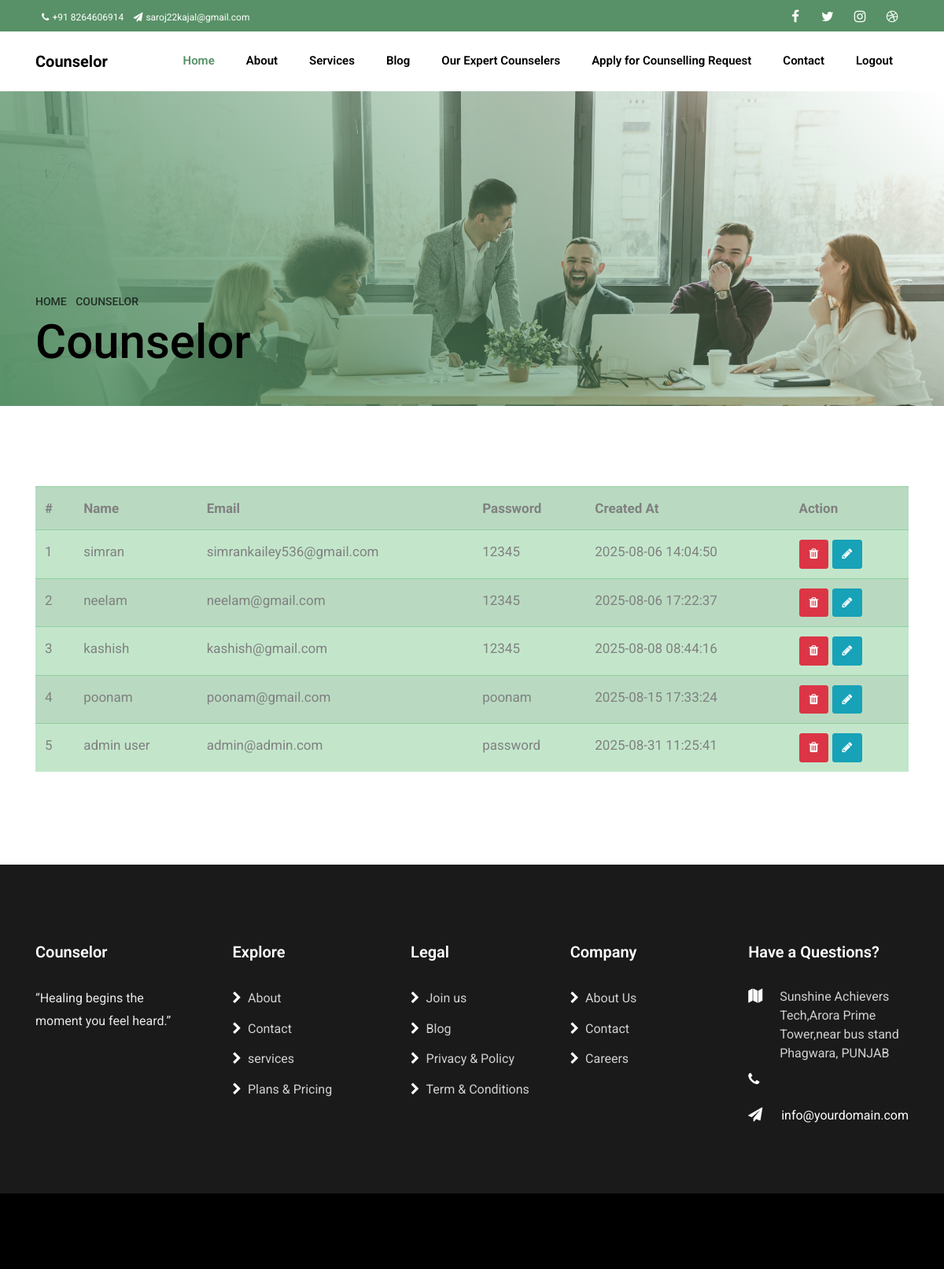
The app's page /conusers_view.php (signed in) with its own data.
### tables this page shows
CREATE TABLE `users` (
  `id` int NOT NULL AUTO_INCREMENT,
  `name` varchar(100) DEFAULT NULL,
  `email` varchar(100) DEFAULT NULL,
  `password` varchar(255) DEFAULT NULL,
  `created_at` timestamp NULL DEFAULT CURRENT_TIMESTAMP,
  `is_admin` tinyint(1) NOT NULL DEFAULT '0',
  PRIMARY KEY (`id`),
  UNIQUE KEY `email` (`email`)
);

### conusers_view.php (the view, shortened to what this page needs)
<?php
include('header.php')
?>
<section class="hero-wrap hero-wrap-2" style="background-image: url('../asset/images/bg_2.jpg');" data-stellar-background-ratio="0.5">
    <div class="overlay"></div>
    <div class="container">
        <div class="row no-gutters slider-text align-items-end">
            <div class="col-md-9 ftco-animate pb-5">
                <p class="breadcrumbs mb-2"><span class="mr-2"><a href="./index.html">Home <i class="ion-ios-arrow-forward"></i></a></span> <span>Counselor<i class="ion-ios-arrow-forward"></i></span></p>
                <h1 class="mb-0 bread">Counselor</h1>
            </div>
        </div>
    </div>
</section>
<section class="ftco-section">
    <div class="container">
        <table class="table table-success table-striped">
            <tr>
                <th>#</th>
                <th>Name</th>
                <th>Email</th>
                <th>Password</th>
                <th>Created At</th>
                <th>Action</th>
            </tr>
            <?php
            include('config.php');
            $res = mysqli_query($conn, "SELECT * FROM `users`");
            $i = 1;
            foreach ($res as $r) {
            ?>
                <tr>
                    <td><?= $i ?></td>
                    <td><?= $r["name"] ?></td>
                    <td><?= $r["email"] ?></td>
                    <td><?= $r["password"] ?></td>
                    <td><?= $r["created_at"] ?></td>
                    <td>
                        <?php echo "<a href='./conusers_delete.php?id=$r[id]'>
                        <button class='btn btn-danger' name='id'><i class='fa fa-trash'></i></button>
                        </a>"
                        ?>
                        <?php echo "<a href='./conusers_edit.php?id=$r[id]'>
                    <button class='btn btn-info'><i class='fa fa-pencil'></i></button>
                    </a>"
                        ?>
                    </td>
                </tr>
            <?php
                $i++;
            }
            ?>
        </table>
    </div>
</section>
<?php
include('footer.php')
?>

### records on screen
users: name "simran", email "simrankailey536@gmail.com", password "12345", created_at "2025-08-06 14:04:50"
users: name "neelam", email "neelam@gmail.com", password "12345", created_at "2025-08-06 17:22:37"
users: name "kashish", email "kashish@gmail.com", password "12345", created_at "2025-08-08 08:44:16"
users: name "poonam", email "poonam@gmail.com", password "poonam", created_at "2025-08-15 17:33:24"
users: name "admin user", email "admin@admin.com", password "password", created_at "2025-08-31 11:25:41"
